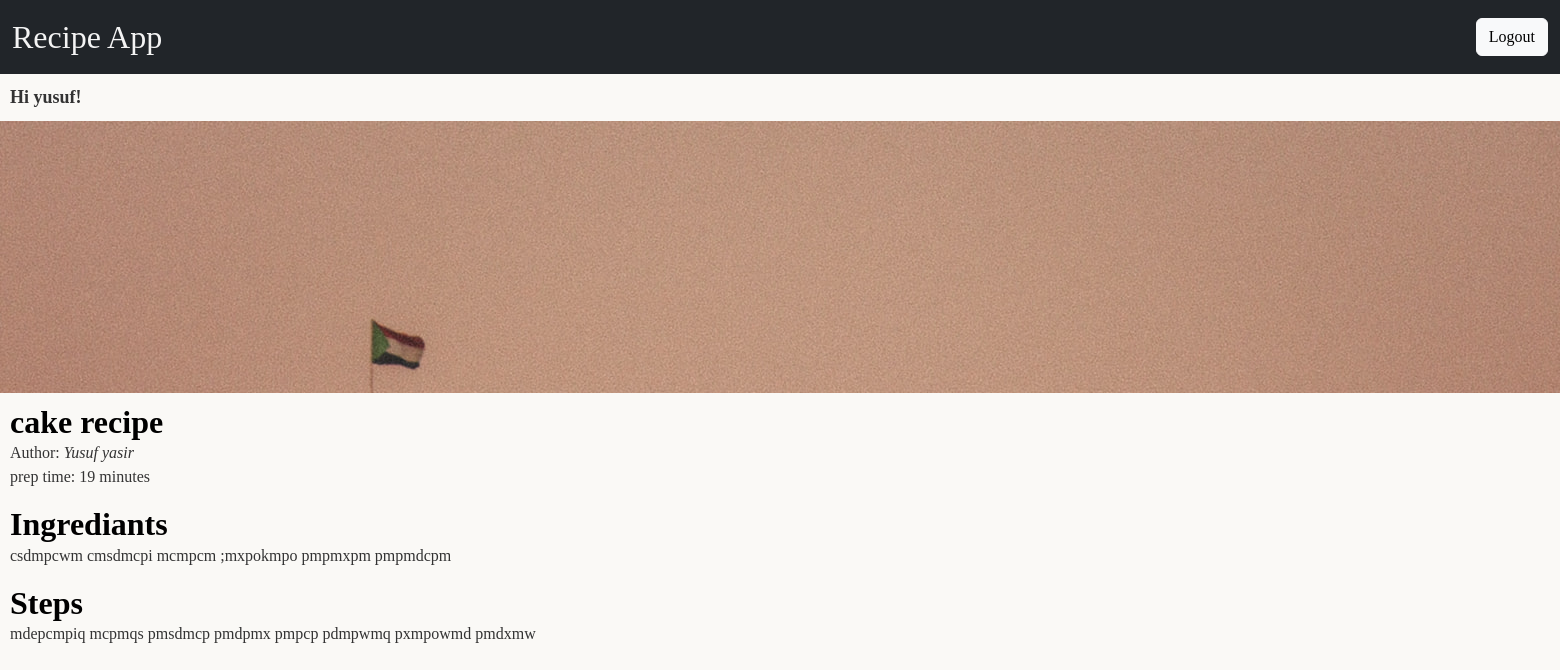
Page /postdetail/10 (signed in) on the committed database.
### pages/models.py (models this page shows, shortened)
class Post(models.Model):
    title = models.CharField(max_length=200)
    name = models.CharField(max_length=200)
    prep_time = models.IntegerField()
    ingredients = models.TextField()
    steps = models.TextField()
    img = models.ImageField(upload_to='post_images/', null=True)

### pages/views.py (the view)
# urls.py: path('postdetail/<int:pk>', DetailPost.as_view(), name='detailpost')
class DetailPost(DetailView):
    model = Post
    template_name = 'detailed_view.html'  # The template to render
    context_object_name = 'post'

### templates/detailed_view.html
{%include 'base.html'%}
{%block content%}
<div  style="width: max-content; height: 17rem; overflow: hidden; object-fit: cover; position: relative; ">
    <img src="{{ post.img.url }}" alt="{{ post.title }}" class=" card-img-top img-fluid">
</div>
<div class="recipe">
    <h1 class="titled">
        {{post.title}}
    </h1>
    <p>
        Author: <i>{{post.name}}</i>
        <br> prep time: {{post.prep_time}} minutes
    </p>
    <div>
        <h1 class="titled">
            Ingrediants
        </h1>
        <p>
            {{post.ingredients}}
        </p>
    </div>
    <div>
        <h1 class="titled">
            Steps
        </h1>
        <p>
            {{post.steps}}
        </p>
    </div>
</div>
{%endblock content%}

### templates/base.html (shortened to what this page needs)
{% load static %}
{% load crispy_forms_tags %}
<!DOCTYPE html>
<html lang="en">
<head>
    <link href="https://cdn.jsdelivr.net/npm/bootstrap@5.3.3/dist/css/bootstrap.min.css" rel="stylesheet">
    <link rel="stylesheet" href="{%static 'css/styles.css' %}">
</head>
<body>
    <header>
        <nav class="navbar bg-dark " >
            <div class="container-fluid">
                <a class="navbar-brand nav-text" href="{%url 'home'%}">Recipe App</a>
                    {% if user.is_authenticated %}
                    <p><form class="ms-auto" action="{% url 'logout' %}" method="post">
                        <button class="btn btn-light" type="submit">Logout</button>
                    </form>
                    {%endif%}
            </div>
        </nav>
    </header>
    {% if user.is_authenticated %}
    <p class="user">Hi {{ user.username }}!</p>
    {% else %}
    <div class = "container loggedin">
        <p>You are not logged in.</p>
        <p><a href="{% url 'login' %}">Log In</a></p>
    </div>
    {% endif %}
</body>
</html>

### static/css/styles.css (style rules this page uses)
body { font-family: 'Times New Roman', Times, serif; background-color: #faf9f6; color: #333; }
h1 { color: #0044cc; display: block; margin: auto; }
a { text-decoration: none; color: #0044cc; }
.nav-text { color: #f4f4f4; font-size: xx-large; }
.user { margin: 10px; font-size: large; font-weight: bold; }
.recipe { margin: 10px; }
.titled { color: black; font-size: xx-large; font-weight: bold; }

### rows in the picture
Post: img (picture), title "cake recipe", name "Yusuf yasir", prep_time "19", ingredients "csdmpcwm cmsdmcpi mcmpcm ;mxpokmpo pmpmxpm pmpmdcpm", steps "mdepcmpiq mcpmqs pmsdmcp pmdpmx pmpcp pdmpwmq pxmpowmd pmdxmw"

### other values in the picture
{{ user.username }} "yusuf"
